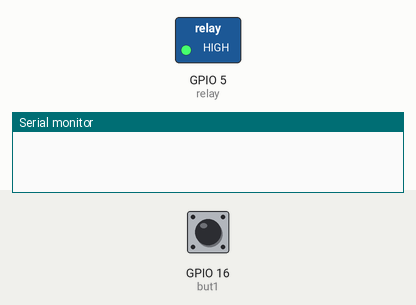
The sketch below on a simulated ESP32. On the bench: switched loads named in the sketch (green lamp = pin HIGH), the last lines printed to the serial monitor. The inputs (shaded band) are chosen by the test bench; at power-on: GPIO 16 (but1) HIGH.

Above: at 1.3 s.
1.4 s: GPIO 16 (but1) pulled LOW for 0.3 s
At 1.62 s:
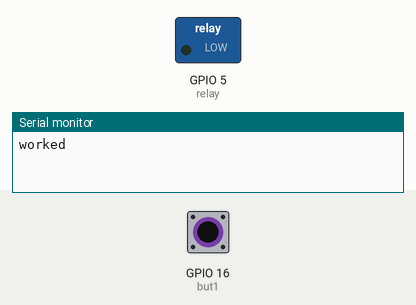
3.2 s: GPIO 16 (but1) pulled LOW for 3.2 s
At 7.6 s:
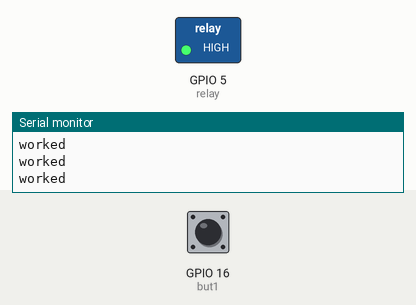
Timing chart, 0 to 9.1 s (numbered marks = the images above; inputs shaded):
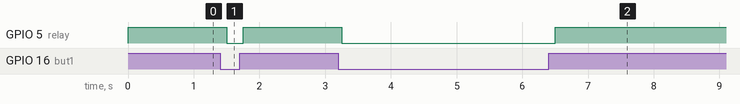

The sketch:

button_relay_esp32.ino
```cpp
const int but1 = 16;
const int relay = 5 ;
void setup(){
  Serial.begin(115200);
  pinMode(but1,INPUT_PULLUP);
  pinMode(relay,OUTPUT);
  digitalWrite(relay,LOW);
}

void loop(){
  if (digitalRead(but1) == LOW){
    digitalWrite(relay,LOW);
    Serial.println("worked");
  }
  else {
    digitalWrite(relay,HIGH);
  }
  delay(250);
}
```

Measured:
- after the input at 1.4 s, GPIO 5 (relay): HIGH → LOW after 0.10 s, → HIGH 0.25 s later
- after the input at 3.2 s, GPIO 5 (relay): HIGH → LOW after 0.05 s, → HIGH 3.3 s later
